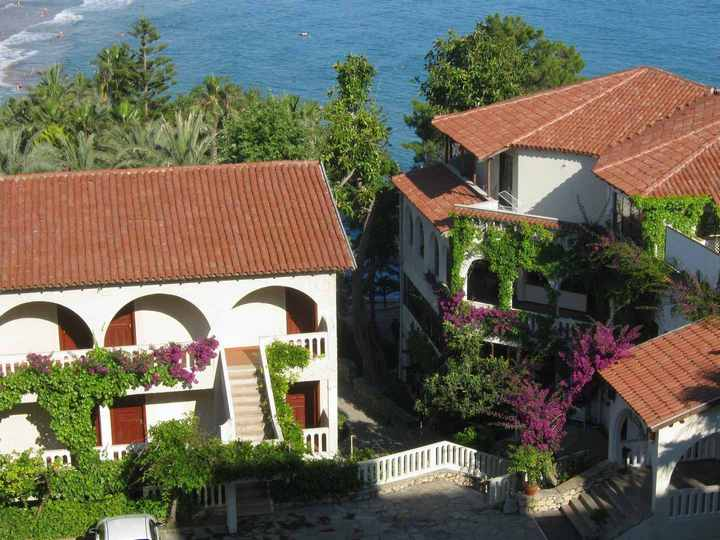
#> input picture Lab3_Bezie/roof_half.JPG, 720 x 540 px, found by its file name
$ python Hella_hills.py
#> lines starting #> are read from the running program, lines starting #| are printed output that depends on the picture; after the words box and inside, x2 and y2 are one past the last pixel; in counts of white or black regions, pixels touching at a corner belong together
import random
from PIL import Image, ImageDraw #Подключим необходимые библиотеки

def sign(x): # знак числа
        if x > 0:
                return 1
        if x < 0:
                return -1
        return 0
def line(x1, y1, x2, y2):  # рисуем линию из точки (x1,y1) в точку (x2,y2)
        dX = abs(x2 - x1)
        dY = abs(y2 - y1)
        if dX >= dY: # если наклон по X больше Y, то X меняем на 1 и смотрим Y
            if x1 > x2: # если точка 2 правее точки 1, меняем их местами
                    x1, x2 = x2, x1
                    y1, y2 = y2, y1
            err = 0 # накапливаемая "ошибка"
            dErr = dY
            y = y1
            dirY = sign(y2 - y1)
            for x in range(x1, x2 + 1):
                    draw.point((x,y),(0,0,0))
                    err += dErr
                    if err + err >= dX:
                            y += dirY
                            err -= dX
        else: # если наклон по Y больше, то, наоборот, Y меняем на 1 и смотрим X
            if y1 > y2: # если точка 2 ближе точки 1, меняем их местами
                    x1, x2 = x2, x1
                    y1, y2 = y2, y1
            err = 0 # накапливаемая "ошибка"
            dErr = dX
            x = x1
            dirX = sign(x2 - x1)
            for y in range(y1, y2 + 1):
                    draw.point((x,y),(0,0,0))
                    err += dErr
                    if err + err >= dY:
                            x += dirX
                            err -= dY
def bezie(p0, p1, p2, p3):
	oldBx = p0[0]
	oldBy = p0[1]
	for i in range(101):
		t = i / 100
		Bx = int((1-t)*(1-t)*(1-t)*p0[0] + 3*t*(1-t)*(1-t)*p1[0] + 3*t*t*(1-t)*p2[0] + t*t*t*p3[0])
		By = int((1-t)*(1-t)*(1-t)*p0[1] + 3*t*(1-t)*(1-t)*p1[1] + 3*t*t*(1-t)*p2[1] + t*t*t*p3[1])
		line(oldBx, oldBy, Bx, By)
		oldBx = Bx
		oldBy = By

image = Image.open("roof_half.jpg") #Открываем изображение
#> image is the input picture: PIL image 720x540 RGB; mean R, G, B 106.8, 103.9, 88.5
draw = ImageDraw.Draw(image) #Создаем инструмент для рисования
width  = image.size[0] #Определяем ширину
#> width = 720
height = image.size[1] #Определяем высоту
#> height = 540
pix = image.load() #Выгружаем значения пикселей
for x in range(width):
        for y in range(height):
                draw.point((x, y), (255, 255, 255))

line(width*0//16, height*7//16,width*16//16, height*7//16)
#> after the loop in line, `for x in range(x1, x2 + 1):`: err = 0; y = 236
bezie((width*8//16, height*4//16), (width*8//16, height*1//16), (width*4//16, height*1//16), (width*4//16, height*4//16))
bezie((width*8//16, height*4//16), (width*8//16, height*1//16), (width*12//16, height*1//16), (width*12//16, height*4//16))

bezie((width*4//16, height*4//16), (width*4//16 - width*1//32, height*7//16), (width*2//16, height*7//16), (width*0//16, height*7//16))
bezie((width*12//16, height*4//16), (width*12//16 + width*1//32, height*7//16), (width*14//16, height*7//16), (width*16//16, height*7//16))

image.show()
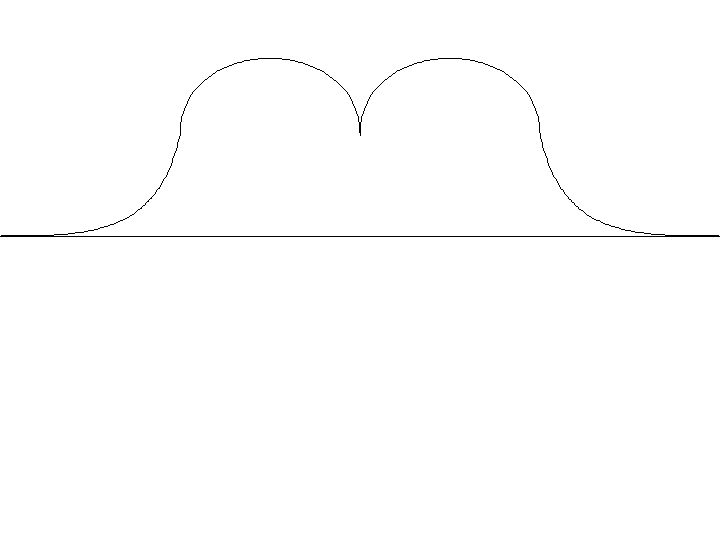
#> shown: PIL image 720x540 RGB; 99.6% white; black in thin lines or dots, all inside (x1, y1, x2, y2) = (0, 58, 720, 237)
#image.save("result.jpg")
del draw
